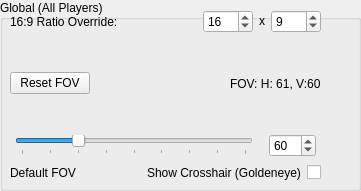
  <widget class="QGroupBox" name="globalGroupBox">
   <property name="geometry">
    <rect>
     <x>390</x>
     <y>550</y>
     <width>361</width>
     <height>191</height>
    </rect>
   </property>
   <property name="title">
    <string>Global (All Players)</string>
   </property>
   <widget class="QWidget" name="gridLayoutWidget_4">
    <property name="geometry">
     <rect>
      <x>10</x>
      <y>10</y>
      <width>311</width>
      <height>173</height>
     </rect>
    </property>
    <layout class="QVBoxLayout" name="globalLayout">
     <item>
      <layout class="QHBoxLayout" name="globalRatioLayout">
       <item>
        <widget class="QLabel" name="globalRatioLabel">
         <property name="minimumSize">
          <size>
           <width>76</width>
           <height>0</height>
          </size>
         </property>
         <property name="maximumSize">
          <size>
           <width>16777215</width>
           <height>23</height>
          </size>
         </property>
         <property name="text">
          <string>16:9 Ratio Override:</string>
         </property>
        </widget>
       </item>
       <item>
        <spacer name="horizontalSpacer">
         <property name="orientation">
          <enum>Qt::Horizontal</enum>
         </property>
         <property name="sizeHint" stdset="0">
          <size>
           <width>40</width>
           <height>20</height>
          </size>
         </property>
        </spacer>
       </item>
       <item>
        <widget class="QSpinBox" name="globalRatioHorizontalSpinbox">
         <property name="minimumSize">
          <size>
           <width>50</width>
           <height>0</height>
          </size>
         </property>
         <property name="minimum">
          <number>4</number>
         </property>
         <property name="maximum">
          <number>128</number>
         </property>
         <property name="value">
          <number>16</number>
         </property>
        </widget>
       </item>
       <item>
        <widget class="QLabel" name="globalRatioXLabel">
         <property name="maximumSize">
          <size>
           <width>10</width>
           <height>10</height>
          </size>
         </property>
         <property name="text">
          <string>x</string>
         </property>
        </widget>
       </item>
       <item>
        <widget class="QSpinBox" name="globalRatioVerticalSpinbox">
         <property name="minimumSize">
          <size>
           <width>50</width>
           <height>0</height>
          </size>
         </property>
         <property name="minimum">
          <number>4</number>
         </property>
         <property name="maximum">
          <number>128</number>
         </property>
         <property name="value">
          <number>9</number>
         </property>
        </widget>
       </item>
      </layout>
     </item>
     <item>
      <layout class="QVBoxLayout" name="globalFovLayout">
       <item>
        <layout class="QHBoxLayout" name="globalFovTopLayout">
         <item>
          <widget class="QPushButton" name="globalFovTopResetFovButton">
           <property name="text">
            <string>Reset FOV</string>
           </property>
          </widget>
         </item>
         <item>
          <spacer name="globalFovSpacer">
           <property name="orientation">
            <enum>Qt::Horizontal</enum>
           </property>
           <property name="sizeHint" stdset="0">
            <size>
             <width>60</width>
             <height>20</height>
            </size>
           </property>
          </spacer>
         </item>
         <item>
          <widget class="QLabel" name="globalFovTopLabel">
           <property name="text">
            <string>FOV: H: 61, V:60</string>
           </property>
          </widget>
         </item>
        </layout>
       </item>
       <item>
        <layout class="QHBoxLayout" name="globalFovSliderLayout">
         <property name="leftMargin">
          <number>5</number>
         </property>
         <property name="rightMargin">
          <number>5</number>
         </property>
         <item>
          <widget class="QSlider" name="globalFovSlider">
           <property name="minimumSize">
            <size>
             <width>0</width>
             <height>0</height>
            </size>
           </property>
           <property name="minimum">
            <number>40</number>
           </property>
           <property name="maximum">
            <number>120</number>
           </property>
           <property name="value">
            <number>60</number>
           </property>
           <property name="orientation">
            <enum>Qt::Horizontal</enum>
           </property>
           <property name="tickPosition">
            <enum>QSlider::TicksBelow</enum>
           </property>
          </widget>
         </item>
         <item>
          <spacer name="horizontalSpacer_2">
           <property name="orientation">
            <enum>Qt::Horizontal</enum>
           </property>
           <property name="sizeType">
            <enum>QSizePolicy::Minimum</enum>
           </property>
           <property name="sizeHint" stdset="0">
            <size>
             <width>10</width>
             <height>20</height>
            </size>
           </property>
          </spacer>
         </item>
         <item>
          <widget class="QSpinBox" name="globalFovSpinbox">
           <property name="minimum">
            <number>40</number>
           </property>
           <property name="maximum">
            <number>120</number>
           </property>
           <property name="value">
            <number>60</number>
           </property>
          </widget>
         </item>
        </layout>
       </item>
      </layout>
     </item>
     <item>
      <layout class="QHBoxLayout" name="globalFovBottomLayout">
       <item>
        <widget class="QLabel" name="globalFovBottomLabel">
         <property name="text">
          <string>Default FOV</string>
         </property>
        </widget>
       </item>
       <item>
        <spacer name="globalFovBottomSpacer">
         <property name="orientation">
          <enum>Qt::Horizontal</enum>
         </property>
         <property name="sizeHint" stdset="0">
          <size>
           <width>40</width>
           <height>20</height>
          </size>
         </property>
        </spacer>
       </item>
       <item>
        <layout class="QHBoxLayout" name="globalGoldeneyeCrosshairLayout">
         <item>
          <widget class="QLabel" name="globalGoldeneyeCrosshairLabel">
           <property name="minimumSize">
            <size>
             <width>120</width>
             <height>0</height>
            </size>
           </property>
           <property name="text">
            <string>Show Crosshair (Goldeneye)</string>
           </property>
          </widget>
         </item>
         <item>
          <widget class="QCheckBox" name="globalGoldeneyeCrosshairCheckbox">
           <property name="text">
            <string/>
           </property>
          </widget>
         </item>
        </layout>
       </item>
      </layout>
     </item>
    </layout>
   </widget>
  </widget>
